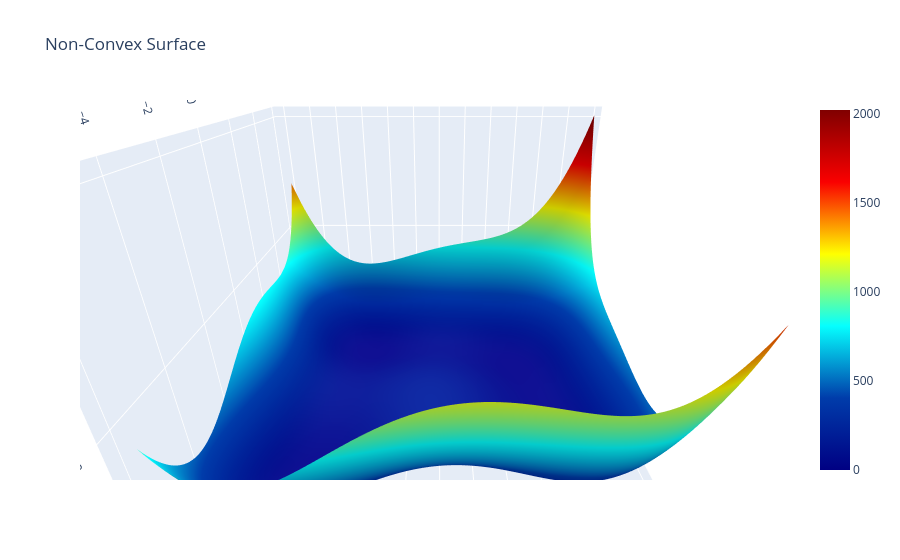

Notebook cell for this chart:
### Code cell
fig = go.Figure(data=[go.Surface(z=results, x=X[0], y=X[1],colorscale='Jet')])
fig.update_layout(title='Non-Convex Surface', autosize=True,
        scene = {
            "xaxis": {"nticks": 20},
            "zaxis": {"nticks": 4},
            'camera_eye': {"x": 0, "y": -1, "z": 0.5},
            "aspectratio": {"x": 1, "y": 1, "z": 0.75}})
fig.show()

### Figure 1 — Plotly figure (JSON) as saved in the notebook; plotly's stock layout.template omitted (floating-point values rounded to 4 significant figures; data arrays with more than 128 entries replaced by an {"elided": "..."} marker saying what was removed)
{"data": [{"colorscale": [[0, "rgb(0,0,131)"], [0.2, "rgb(0,60,170)"], [0.4, "rgb(5,255,255)"], [0.6, "rgb(255,255,0)"], [0.8, "rgb(250,0,0)"], [1, "rgb(128,0,0)"]], "type": "surface", "x": {"elided": "120x120 float values"}, "y": {"elided": "120x120 float values"}, "z": {"elided": "120x120 float values"}}], "layout": {"autosize": true, "scene": {"aspectratio": {"x": 1, "y": 1, "z": 0.75}, "camera": {"eye": {"x": 0, "y": -1, "z": 0.5}}, "xaxis": {"nticks": 20}, "zaxis": {"nticks": 4}}, "title": {"text": "Non-Convex Surface"}}}
